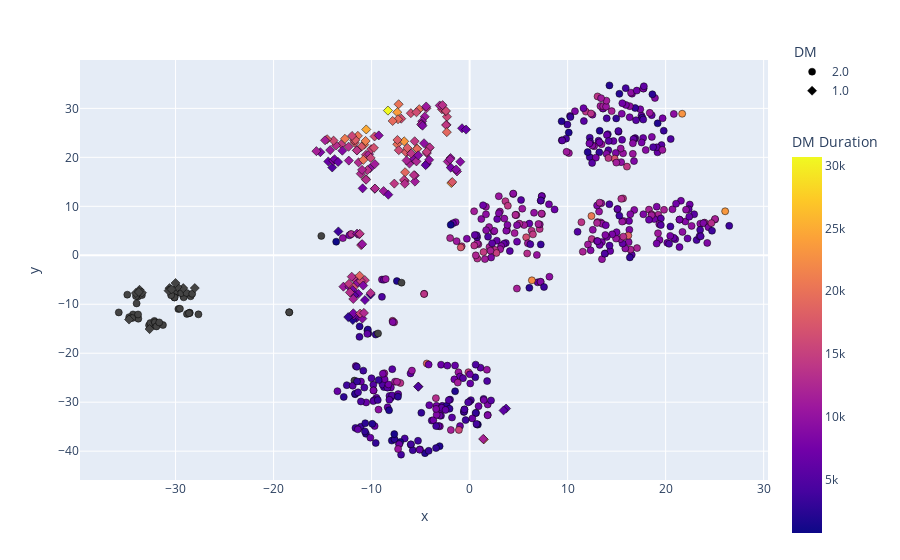

This figure's notebook cell:
### Code cell
algoClass = TsnePlot('DR Metformin Data 8192021 from santi for asutin group.xlsb')
algoClass.setOutputColumns("DM" , "DM Duration")
plot = algoClass.getPlot()

### Figure 1 — Plotly figure (JSON) as saved in the notebook; plotly's stock layout.template omitted (floating-point values rounded to 4 significant figures; data arrays with more than 128 entries replaced by an {"elided": "..."} marker saying what was removed)
{"data": [{"customdata": {"elided": "504x1 str values"}, "hovertemplate": "DM=2.0<br>x=%{x}<br>y=%{y}<br>ID=%{customdata[0]}<br>DM Duration=%{marker.color}<extra></extra>", "legendgroup": "2.0", "marker": {"color": {"elided": "504 int values"}, "coloraxis": "coloraxis", "line": {"color": "rgba(0, 0, 0, 0.5)", "width": 1}, "size": 7, "symbol": "circle"}, "mode": "markers", "name": "2.0", "orientation": "v", "showlegend": true, "type": "scatter", "x": {"elided": "504 float values"}, "xaxis": "x", "y": {"elided": "504 float values"}, "yaxis": "y"}, {"customdata": {"elided": "170x1 str values"}, "hovertemplate": "DM=1.0<br>x=%{x}<br>y=%{y}<br>ID=%{customdata[0]}<br>DM Duration=%{marker.color}<extra></extra>", "legendgroup": "1.0", "marker": {"color": {"elided": "170 int values"}, "coloraxis": "coloraxis", "line": {"color": "rgba(0, 0, 0, 0.5)", "width": 1}, "size": 7, "symbol": "diamond"}, "mode": "markers", "name": "1.0", "orientation": "v", "showlegend": true, "type": "scatter", "x": {"elided": "170 float values"}, "xaxis": "x", "y": {"elided": "170 float values"}, "yaxis": "y"}], "layout": {"coloraxis": {"colorbar": {"title": {"text": "DM Duration"}, "y": 0.35}, "colorscale": [[0, "#0d0887"], [0.1111, "#46039f"], [0.2222, "#7201a8"], [0.3333, "#9c179e"], [0.4444, "#bd3786"], [0.5556, "#d8576b"], [0.6667, "#ed7953"], [0.7778, "#fb9f3a"], [0.8889, "#fdca26"], [1, "#f0f921"]]}, "legend": {"title": {"text": "DM"}, "tracegroupgap": 0, "x": 1.035, "y": 1.05}, "margin": {"t": 60}, "xaxis": {"anchor": "y", "domain": [0, 1], "title": {"text": "x"}}, "yaxis": {"anchor": "x", "domain": [0, 1], "title": {"text": "y"}}}}
